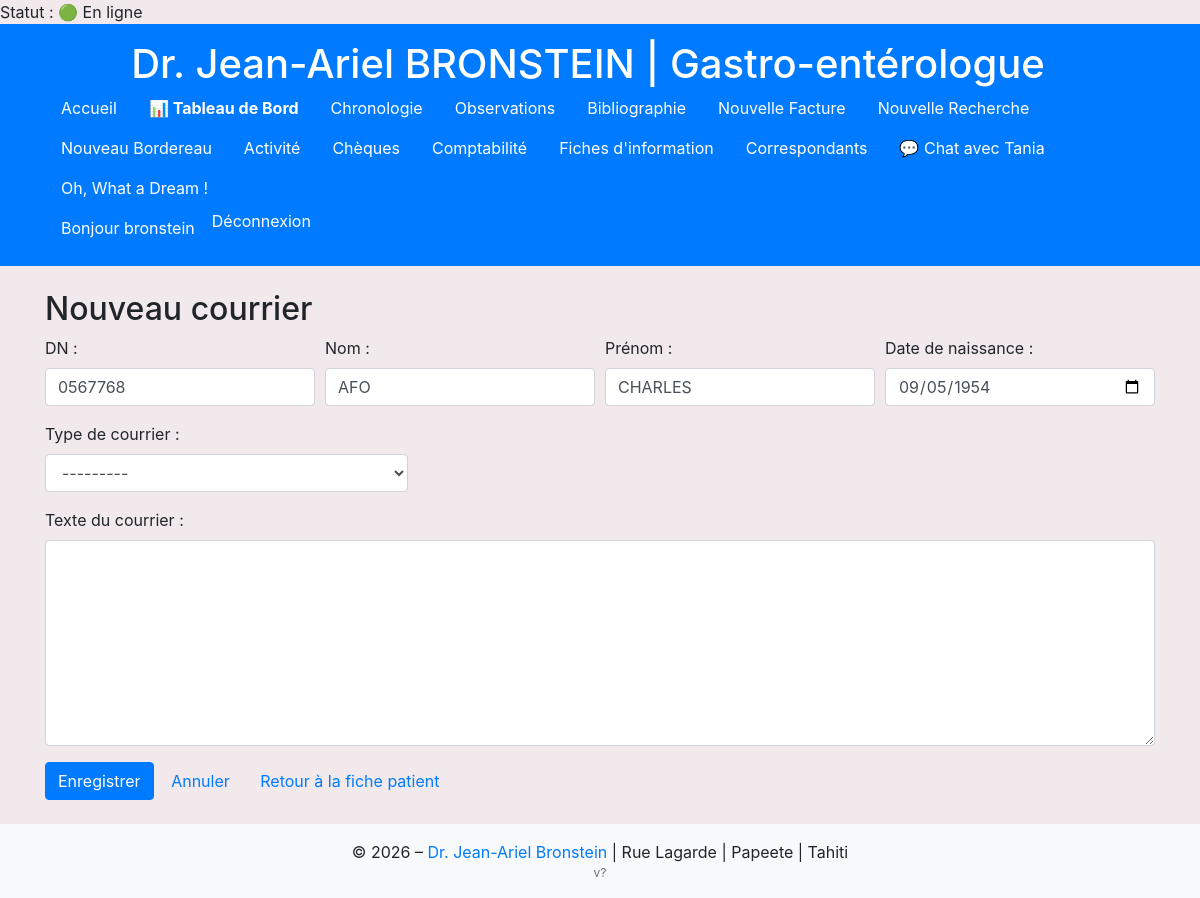
/facturation/courriers/0567768/new/ (signed in), run on the app's committed database.
### comptabilite/models.py (models this page shows, shortened)
class Facturation(models.Model):
    dn = models.CharField(
        max_length=7,
        verbose_name="DN (numéro à 7 chiffres)"
    )
    nom = models.CharField(
        max_length=100,
        verbose_name="Nom du patient"
    )
    prenom = models.CharField(
        max_length=100,
        verbose_name="Prénom du patient"
    )
    date_naissance = models.DateField(
        verbose_name="Date de naissance"
    )
    date_acte = models.DateField(
        verbose_name="Date de l'acte"
    )
    date_facture = models.DateField(
        verbose_name="Date de la facture"
    )
    REGIME_CHOICES = [
        ('Sécurité Sociale', 'Sécurité Sociale'),
        ('RNS', 'RNS'),
        ('Salarié', 'Salarié'),
        ('RST', 'RST'),
    ]
    regime = models.CharField(
        max_length=20,
        choices=REGIME_CHOICES,
        verbose_name="Régime"
    )
    droit_ouvert = models.BooleanField(
        default=False,
        verbose_name="Droits ouverts : (oui/non)"
    )
    regime_tp = models.BooleanField(
        default=False,
        verbose_name="Tiers Payants : (oui/non)"
    )
    regime_lm = models.BooleanField(
        default=False,
        verbose_name="Régime LM (oui/non)"
    )
    LIEU_CHOICES = [
        ('Cabinet', 'Cabinet'),
        ('Clinique', 'Clinique')
    ]
    lieu_acte = models.CharField(
        max_length=50,
        choices=LIEU_CHOICES,
        default='Cabinet',
        verbose_name="Lieu de l'acte"
    )
    code_acte = models.ForeignKey(
        Code,
        null=True,      # autorise NULL en base
        blank=True,
        on_delete=models.CASCADE,
        related_name='facturations',
        verbose_name="Code de l'acte"
    )
    numero_facture = models.CharField(
        max_length=50,
        null=True,      # autorise NULL en base
        blank=True,     # autorise vide dans les formulaires
        verbose_name="Numéro de facture"
    )
    total_acte = models.DecimalField(
        max_digits=10,
        decimal_places=0,
        null=True,      # autorise NULL en base
        blank=True,     # autorise vide dans les formulaires
        verbose_name="Montant total de l'acte (facturé)"
    )
    tiers_payant = models.DecimalField(
        max_digits=10,
        decimal_places=0,
        null=True,      # ici
        blank=True,     # et ici
        verbose_name="Montant tiers payant"
    )
    total_paye = models.DecimalField(
        max_digits=10,
        decimal_places=0,
        null=True,
        blank=True,
        verbose_name="Total payé"
    )
    STATUT_CHOICES = [
        ('RAS', 'RAS'),
        ('DNO', 'DNO'),
        ('DNOLM', 'DNOLM'),
        ('Impayé', 'Impayé'),
        ('Rejet', 'Rejet'),
    ]
    statut_dossier = models.CharField(
        max_length=20,
        choices=STATUT_CHOICES,
        default='RAS',
        verbose_name="Statut du dossier"
    )
    numero_rejet = models.CharField(
        max_length=50,
        null=True,
        blank=True,
        verbose_name="Numéro de rejet"
    )
    numero_bordereau = models.CharField(
        max_length=50,
        null=True,
        blank=True,
        verbose_name="Numéro de bordereau"
    )
    date_bordereau = models.DateField(
        null=True,
        blank=True,
        verbose_name="Date du bordereau"
    )
    remarque = models.TextField(
        null=True,
        blank=True,
        verbose_name="Remarques"
    )

### comptabilite/views.py (the view, shortened to what this page needs)
# urls.py: path('courriers/<str:dn>/new/', views.courrier_create, name='courrier_create_for_dn'),
@login_required
def courrier_create(request, dn: str):
    initial = {'dn': dn}
    fact = Facturation.objects.filter(dn=dn).order_by('-date_acte').first()
    if fact:
        initial.update({'nom': fact.nom, 'prenom': fact.prenom, 'date_naissance': fact.date_naissance})
    else:
        any_obs = Observation.objects.filter(dn=dn).order_by('-date_observation', '-created_at').first()
        if any_obs:
            initial.update({'nom': any_obs.nom, 'prenom': any_obs.prenom, 'date_naissance': any_obs.date_naissance})
    tp = (request.GET.get('type') or '').upper()
    if tp in dict(Courrier.TYPE_CHOICES):
        initial['type_courrier'] = tp
    form = CourrierForm(request.POST or None, request.FILES or None, initial=initial)
    return render(request, 'comptabilite/courrier_form.html', {'form': form, 'mode': 'create', 'dn': dn})

### comptabilite/forms.py
class CourrierForm(forms.ModelForm):
    class Meta:
        model = Courrier
        fields = [
            'dn', 'nom', 'prenom', 'date_naissance',
            'type_courrier', 'corps'
        ]
        widgets = {
            'dn': forms.TextInput(attrs={'class': 'form-control'}),
            'nom': forms.TextInput(attrs={'class': 'form-control'}),
            'prenom': forms.TextInput(attrs={'class': 'form-control'}),
            'date_naissance': forms.DateInput(format='%Y-%m-%d', attrs={'class': 'form-control', 'type': 'date'}),
            'type_courrier': forms.Select(attrs={'class': 'form-control'}),
            'corps': forms.Textarea(attrs={'class': 'form-control', 'rows': 8}),
        }
    def __init__(self, *args, **kwargs):
        super().__init__(*args, **kwargs)
        self.fields['date_naissance'].input_formats = ['%Y-%m-%d', '%d/%m/%Y']

### comptabilite/models.py (called while the page is built)
    def is_online(self):
        return timezone.now() - self.last_seen < timezone.timedelta(minutes=5)

### comptabilite/templatetags/user_extras.py (called while the page is built)
@register.simple_tag
def get_user_profile(user):
    if user and user.is_authenticated:
        profile, _ = UserProfile.objects.get_or_create(user=user)
        return profile
    return None

### myproject/context_processors.py (called while the page is built)
def app_version(request):
    return {'APP_VERSION': _get_version()}

### comptabilite/templates/comptabilite/courrier_form.html (shortened to what this page needs)
{% extends 'base.html' %}
{% block content %}
<h2>{% if mode == 'update' %}Modifier courrier{% else %}Nouveau courrier{% endif %}</h2>
<form method="post" enctype="multipart/form-data">
  <div class="form-row">
    <div class="form-group col-md-3">{{ form.dn.label_tag }} {{ form.dn }}</div>
    <div class="form-group col-md-3">{{ form.nom.label_tag }} {{ form.nom }}</div>
    <div class="form-group col-md-3">{{ form.prenom.label_tag }} {{ form.prenom }}</div>
    <div class="form-group col-md-3">{{ form.date_naissance.label_tag }} {{ form.date_naissance }}</div>
  </div>
  <div class="form-row">
    <div class="form-group col-md-4">{{ form.type_courrier.label_tag }} {{ form.type_courrier }}</div>
  </div>
  <div class="form-group">{{ form.corps.label_tag }} {{ form.corps }}</div>
  <button type="submit" class="btn btn-primary">Enregistrer</button>
  {% if dn %}
    <a href="{% url 'courriers_by_dn' dn %}" class="btn btn-link">Annuler</a>
    <a href="{% url 'patients_detail' dn %}" class="btn btn-link">Retour à la fiche patient</a>
  {% endif %}
  </form>
{% endblock %}

### templates/base.html (shortened to what this page needs)
{% load static %}
{% load user_extras %}
{% if request.user.is_authenticated %}
  {% get_user_profile request.user as profile %}
  {% if profile %}
    Statut : {% if profile.is_online %}🟢 En ligne{% else %}⚪ Hors ligne{% endif %}
  {% endif %}
{% endif %}
<!DOCTYPE html>
<html lang="fr">
<head>
  <link rel="stylesheet" href="https://stackpath.bootstrapcdn.com/bootstrap/4.5.2/css/bootstrap.min.css">
  <link rel="stylesheet" href="{% static 'css/style.css' %}">
  <link rel="stylesheet" href="https://cdnjs.cloudflare.com/ajax/libs/bootstrap-datepicker/1.9.0/css/bootstrap-datepicker.min.css">
</head>
<body data-user-id="{{ request.user.id|default:'' }}" data-msg-url="{% url 'get_messages' %}" data-chat-template="{% url 'chat_view' 0 %}">
  <header class="bg-primary text-white py-3">
    <div class="container text-center">
      <h1 class="mb-0 mr-4">Dr. Jean-Ariel BRONSTEIN | Gastro-entérologue</h1>
      <nav class="flex-grow-1">
        <ul class="nav">
          <li class="nav-item"><a class="nav-link text-white" href="{% url 'patients_list' %}">Accueil</a></li>
          <li class="nav-item"><a class="nav-link text-white" href="{% url 'dashboard' %}"><strong>📊 Tableau de Bord</strong></a></li>
          <li class="nav-item"><a class="nav-link text-white" href="{% url 'facturation_list' %}">Chronologie</a></li>
          <li class="nav-item"><a class="nav-link text-white" href="{% url 'observations_patient_list' %}">Observations</a></li>
          <li class="nav-item"><a class="nav-link text-white" href="{% url 'bibliographie_list' %}">Bibliographie</a></li>
          <li class="nav-item"><a class="nav-link text-white" href="{% url 'facturation_create' %}">Nouvelle Facture</a></li>
          <li class="nav-item"><a class="nav-link text-white" href="{% url 'facturation_search_list' %}">Nouvelle Recherche</a></li>
          <li class="nav-item"><a class="nav-link text-white" href="{% url 'create_bordereau' %}">Nouveau Bordereau</a></li>
          <li class="nav-item"><a class="nav-link text-white" href="{% url 'activity_list' %}">Activité</a></li>
          <li class="nav-item"><a class="nav-link text-white" href="{% url 'cheque_listing' %}">Chèques</a></li>
          <li class="nav-item"><a class="nav-link text-white" href="{% url 'comptabilite_summary' %}">Comptabilité</a></li>
          <li class="nav-item"><a class="nav-link text-white" href="{% url 'fiches_information' %}">Fiches d'information</a></li>
          <li class="nav-item"><a class="nav-link text-white" href="{% url 'correspondants_list' %}">Correspondants</a></li>
          {% if request.user.username == "bronstein" %}
  <li><a class="nav-link text-white chat-open" href="{% url 'chat_view' 3 %}">💬 Chat avec Tania</a></li>
{% elif request.user.username == "Tania" %}
  <li><a class="nav-link text-white chat-open" href="{% url 'chat_view' 1 %}">💬 Chat avec Taote</a></li>
{% endif %}
          <li class="nav-item">
            <a class="nav-link text-white" href="javascript:void(0)" onclick="ouvrirLienAuHasard()">Oh, What a Dream !</a>
          </li>
        </ul>
      </nav>
      <ul class="nav">
        {% if user.is_authenticated %}
          <li class="nav-item"><span class="nav-link disabled text-white">Bonjour {{ user.get_username }}</span></li>
          <li class="nav-item">
            <form method="post" action="{% url 'logout' %}">
              <button type="submit" class="btn btn-link nav-link text-white p-0">Déconnexion</button>
            </form>
          </li>
        {% else %}
          <li class="nav-item"><a class="nav-link text-white" href="{% url 'login' %}">Connexion</a></li>
        {% endif %}
      </ul>
    </div>
  </header>
  <main class="container my-4">
    {% block content %}{% endblock %}
  </main>
  <footer class="bg-light text-center py-3">
    <div class="container">
      <p class="mb-0">&copy; 2026 – <a href="{% url 'admin:index' %}">Dr. Jean-Ariel Bronstein</a> | Rue Lagarde | Papeete | Tahiti</p>
      <p class="mb-0 text-muted" style="font-size:0.75rem;">{{ APP_VERSION }}</p>
    </div>
  </footer>
</body>
</html>

### templates/base.html (style rules this page uses)
body { background-color: #f1e9ec; }

### data on the page
Facturation: dn "0567768", nom "AFO", prenom "CHARLES", date_naissance "09/05/1954"

### other printed values
{{ user.get_username }} "bronstein"
{{ APP_VERSION }} "v?"
